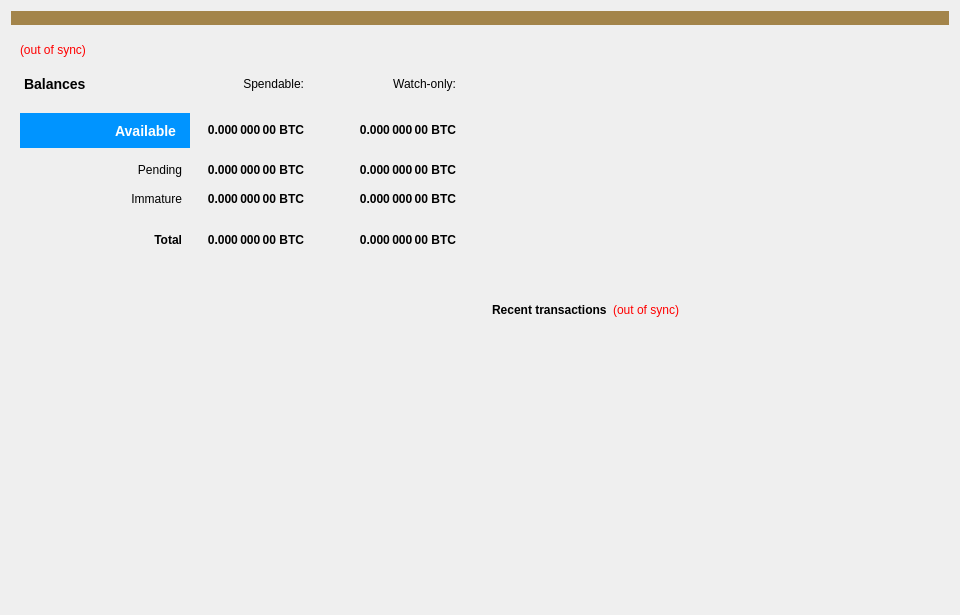
<?xml version="1.0" encoding="UTF-8"?>
<ui version="4.0">
 <class>OverviewPage</class>
 <widget class="QWidget" name="OverviewPage">
  <property name="geometry">
   <rect>
    <x>0</x>
    <y>0</y>
    <width>960</width>
    <height>615</height>
   </rect>
  </property>
  <property name="minimumSize">
   <size>
    <width>960</width>
    <height>0</height>
   </size>
  </property>
  <property name="windowTitle">
   <string>Form</string>
  </property>
  <property name="autoFillBackground">
   <bool>false</bool>
  </property>
  <property name="styleSheet">
   <string notr="true">#OverviewPage {
qproperty-alignment: 'AlignVTop | AlignRight';
border-image: url(:/images/background) 0 0 0 0 no-repeat stretch;
}</string>
  </property>
  <layout class="QVBoxLayout" name="topLayout">
   <item>
    <widget class="QLabel" name="labelAlerts">
     <property name="visible">
      <bool>false</bool>
     </property>
     <property name="styleSheet">
      <string notr="true">background-color: #A3844A; color:#FFF;</string>
     </property>
     <property name="wordWrap">
      <bool>true</bool>
     </property>
     <property name="margin">
      <number>3</number>
     </property>
    </widget>
   </item>
   <item>
    <layout class="QHBoxLayout" name="horizontalLayout" stretch="1,1">
     <item>
      <layout class="QVBoxLayout" name="leftSide">
       <item>
        <widget class="QFrame" name="frame">
         <property name="styleSheet">
          <string notr="true">background-color: transparent;</string>
         </property>
         <property name="frameShape">
          <enum>QFrame::NoFrame</enum>
         </property>
         <property name="frameShadow">
          <enum>QFrame::Plain</enum>
         </property>
         <layout class="QVBoxLayout" name="verticalLayout_4">
          <item>
           <layout class="QHBoxLayout" name="balanceLabelLayout">
            <item>
             <widget class="QLabel" name="labelWalletStatus">
              <property name="cursor">
               <cursorShape>WhatsThisCursor</cursorShape>
              </property>
              <property name="toolTip">
               <string>The displayed information may be out of date. Your wallet automatically synchronizes with the cougar network after a connection is established, but this process has not completed yet.</string>
              </property>
              <property name="styleSheet">
               <string notr="true">QLabel { color: red; }</string>
              </property>
              <property name="text">
               <string notr="true">(out of sync)</string>
              </property>
              <property name="alignment">
               <set>Qt::AlignLeading|Qt::AlignLeft|Qt::AlignVCenter</set>
              </property>
             </widget>
            </item>
            <item>
             <spacer name="horizontalSpacer_3">
              <property name="orientation">
               <enum>Qt::Horizontal</enum>
              </property>
              <property name="sizeHint" stdset="0">
               <size>
                <width>40</width>
                <height>20</height>
               </size>
              </property>
             </spacer>
            </item>
           </layout>
          </item>
          <item>
           <layout class="QGridLayout" name="balanceTable">
            <property name="spacing">
             <number>12</number>
            </property>
            <item row="2" column="2">
             <widget class="QLabel" name="labelWatchPending">
              <property name="font">
               <font>
                <weight>75</weight>
                <bold>true</bold>
               </font>
              </property>
              <property name="cursor">
               <cursorShape>IBeamCursor</cursorShape>
              </property>
              <property name="toolTip">
               <string>Unconfirmed transactions to watch-only addresses</string>
              </property>
              <property name="text">
               <string notr="true">0.000 000 00 BTC</string>
              </property>
              <property name="alignment">
               <set>Qt::AlignRight|Qt::AlignTrailing|Qt::AlignVCenter</set>
              </property>
              <property name="textInteractionFlags">
               <set>Qt::LinksAccessibleByMouse|Qt::TextSelectableByKeyboard|Qt::TextSelectableByMouse</set>
              </property>
             </widget>
            </item>
            <item row="2" column="1">
             <widget class="QLabel" name="labelUnconfirmed">
              <property name="font">
               <font>
                <weight>75</weight>
                <bold>true</bold>
               </font>
              </property>
              <property name="cursor">
               <cursorShape>IBeamCursor</cursorShape>
              </property>
              <property name="toolTip">
               <string>Total of transactions that have yet to be confirmed, and do not yet count toward the spendable balance</string>
              </property>
              <property name="text">
               <string notr="true">0.000 000 00 BTC</string>
              </property>
              <property name="alignment">
               <set>Qt::AlignRight|Qt::AlignTrailing|Qt::AlignVCenter</set>
              </property>
              <property name="textInteractionFlags">
               <set>Qt::LinksAccessibleByMouse|Qt::TextSelectableByKeyboard|Qt::TextSelectableByMouse</set>
              </property>
             </widget>
            </item>
            <item row="3" column="2">
             <widget class="QLabel" name="labelWatchImmature">
              <property name="font">
               <font>
                <weight>75</weight>
                <bold>true</bold>
               </font>
              </property>
              <property name="cursor">
               <cursorShape>IBeamCursor</cursorShape>
              </property>
              <property name="toolTip">
               <string>Staked or masternode rewards in watch-only addresses that has not yet matured</string>
              </property>
              <property name="text">
               <string notr="true">0.000 000 00 BTC</string>
              </property>
              <property name="alignment">
               <set>Qt::AlignRight|Qt::AlignTrailing|Qt::AlignVCenter</set>
              </property>
              <property name="textInteractionFlags">
               <set>Qt::LinksAccessibleByMouse|Qt::TextSelectableByKeyboard|Qt::TextSelectableByMouse</set>
              </property>
             </widget>
            </item>
            <item row="4" column="0" colspan="2">
             <widget class="Line" name="lineSpendableBalance">
              <property name="orientation">
               <enum>Qt::Horizontal</enum>
              </property>
             </widget>
            </item>
            <item row="4" column="2">
             <widget class="Line" name="lineWatchBalance">
              <property name="sizePolicy">
               <sizepolicy hsizetype="Preferred" vsizetype="Fixed">
                <horstretch>0</horstretch>
                <verstretch>0</verstretch>
               </sizepolicy>
              </property>
              <property name="minimumSize">
               <size>
                <width>140</width>
                <height>0</height>
               </size>
              </property>
              <property name="orientation">
               <enum>Qt::Horizontal</enum>
              </property>
             </widget>
            </item>
            <item row="5" column="0">
             <widget class="QLabel" name="labelTotalText">
              <property name="styleSheet">
               <string notr="true">padding-right: 10px; font-weight: bold;</string>
              </property>
              <property name="text">
               <string>Total</string>
              </property>
              <property name="alignment">
               <set>Qt::AlignRight|Qt::AlignTrailing|Qt::AlignVCenter</set>
              </property>
             </widget>
            </item>
            <item row="3" column="1">
             <widget class="QLabel" name="labelImmature">
              <property name="font">
               <font>
                <weight>75</weight>
                <bold>true</bold>
               </font>
              </property>
              <property name="cursor">
               <cursorShape>IBeamCursor</cursorShape>
              </property>
              <property name="toolTip">
               <string>Staked or masternode rewards that has not yet matured</string>
              </property>
              <property name="text">
               <string notr="true">0.000 000 00 BTC</string>
              </property>
              <property name="alignment">
               <set>Qt::AlignRight|Qt::AlignTrailing|Qt::AlignVCenter</set>
              </property>
              <property name="textInteractionFlags">
               <set>Qt::LinksAccessibleByMouse|Qt::TextSelectableByKeyboard|Qt::TextSelectableByMouse</set>
              </property>
             </widget>
            </item>
            <item row="2" column="3">
             <spacer name="horizontalSpacer_2">
              <property name="orientation">
               <enum>Qt::Horizontal</enum>
              </property>
              <property name="sizeHint" stdset="0">
               <size>
                <width>40</width>
                <height>20</height>
               </size>
              </property>
             </spacer>
            </item>
            <item row="3" column="0">
             <widget class="QLabel" name="labelImmatureText">
              <property name="styleSheet">
               <string notr="true">padding-right: 10px;</string>
              </property>
              <property name="text">
               <string>Immature</string>
              </property>
              <property name="alignment">
               <set>Qt::AlignRight|Qt::AlignTrailing|Qt::AlignVCenter</set>
              </property>
             </widget>
            </item>
            <item row="5" column="1">
             <widget class="QLabel" name="labelTotal">
              <property name="font">
               <font>
                <weight>75</weight>
                <bold>true</bold>
               </font>
              </property>
              <property name="cursor">
               <cursorShape>IBeamCursor</cursorShape>
              </property>
              <property name="toolTip">
               <string>Your current total balance</string>
              </property>
              <property name="text">
               <string notr="true">0.000 000 00 BTC</string>
              </property>
              <property name="alignment">
               <set>Qt::AlignRight|Qt::AlignTrailing|Qt::AlignVCenter</set>
              </property>
              <property name="textInteractionFlags">
               <set>Qt::LinksAccessibleByMouse|Qt::TextSelectableByKeyboard|Qt::TextSelectableByMouse</set>
              </property>
             </widget>
            </item>
            <item row="5" column="2">
             <widget class="QLabel" name="labelWatchTotal">
              <property name="font">
               <font>
                <weight>75</weight>
                <bold>true</bold>
               </font>
              </property>
              <property name="cursor">
               <cursorShape>IBeamCursor</cursorShape>
              </property>
              <property name="toolTip">
               <string>Current total balance in watch-only addresses</string>
              </property>
              <property name="text">
               <string notr="true">0.000 000 00 BTC</string>
              </property>
              <property name="alignment">
               <set>Qt::AlignRight|Qt::AlignTrailing|Qt::AlignVCenter</set>
              </property>
              <property name="textInteractionFlags">
               <set>Qt::LinksAccessibleByMouse|Qt::TextSelectableByKeyboard|Qt::TextSelectableByMouse</set>
              </property>
             </widget>
            </item>
            <item row="0" column="2">
             <widget class="QLabel" name="labelWatchonly">
              <property name="text">
               <string>Watch-only:</string>
              </property>
              <property name="alignment">
               <set>Qt::AlignRight|Qt::AlignTrailing|Qt::AlignVCenter</set>
              </property>
             </widget>
            </item>
            <item row="1" column="0">
             <widget class="QLabel" name="labelBalanceText">
              <property name="styleSheet">
               <string notr="true">qproperty-alignment: 'AlignVCenter | AlignRight';
min-width:160px;
background-color:#0094FF;
color:#fff;
font-weight:bold;
margin-right:5px;
padding-right:10px;
font-weight:bold;
font-size:14px;
min-height:35px;
</string>
              </property>
              <property name="text">
               <string>Available</string>
              </property>
              <property name="alignment">
               <set>Qt::AlignRight|Qt::AlignTrailing|Qt::AlignVCenter</set>
              </property>
             </widget>
            </item>
            <item row="1" column="1">
             <widget class="QLabel" name="labelBalance">
              <property name="font">
               <font>
                <weight>75</weight>
                <bold>true</bold>
               </font>
              </property>
              <property name="cursor">
               <cursorShape>IBeamCursor</cursorShape>
              </property>
              <property name="toolTip">
               <string>Your current spendable balance</string>
              </property>
              <property name="text">
               <string notr="true">0.000 000 00 BTC</string>
              </property>
              <property name="alignment">
               <set>Qt::AlignRight|Qt::AlignTrailing|Qt::AlignVCenter</set>
              </property>
              <property name="textInteractionFlags">
               <set>Qt::LinksAccessibleByMouse|Qt::TextSelectableByKeyboard|Qt::TextSelectableByMouse</set>
              </property>
             </widget>
            </item>
            <item row="1" column="2">
             <widget class="QLabel" name="labelWatchAvailable">
              <property name="font">
               <font>
                <weight>75</weight>
                <bold>true</bold>
               </font>
              </property>
              <property name="cursor">
               <cursorShape>IBeamCursor</cursorShape>
              </property>
              <property name="toolTip">
               <string>Your current balance in watch-only addresses</string>
              </property>
              <property name="text">
               <string notr="true">0.000 000 00 BTC</string>
              </property>
              <property name="alignment">
               <set>Qt::AlignRight|Qt::AlignTrailing|Qt::AlignVCenter</set>
              </property>
              <property name="textInteractionFlags">
               <set>Qt::LinksAccessibleByMouse|Qt::TextSelectableByKeyboard|Qt::TextSelectableByMouse</set>
              </property>
             </widget>
            </item>
            <item row="2" column="0">
             <widget class="QLabel" name="labelPendingText">
              <property name="styleSheet">
               <string notr="true">padding-right: 10px;</string>
              </property>
              <property name="text">
               <string>Pending</string>
              </property>
              <property name="alignment">
               <set>Qt::AlignRight|Qt::AlignTrailing|Qt::AlignVCenter</set>
              </property>
             </widget>
            </item>
            <item row="0" column="1">
             <widget class="QLabel" name="labelSpendable">
              <property name="text">
               <string>Spendable:</string>
              </property>
              <property name="alignment">
               <set>Qt::AlignRight|Qt::AlignTrailing|Qt::AlignVCenter</set>
              </property>
             </widget>
            </item>
            <item row="0" column="0">
             <widget class="QLabel" name="label">
              <property name="styleSheet">
               <string notr="true">qproperty-alignment: 'AlignVCenter | AlignRight';
min-width:160px;
margin-right:5px;
padding-right:10px;
font-weight:bold;
font-size:14px;
min-height:35px;</string>
              </property>
              <property name="text">
               <string>Balances</string>
              </property>
             </widget>
            </item>
           </layout>
          </item>
          <item>
           <spacer name="verticalSpacer">
            <property name="orientation">
             <enum>Qt::Vertical</enum>
            </property>
            <property name="sizeHint" stdset="0">
             <size>
              <width>20</width>
              <height>40</height>
             </size>
            </property>
           </spacer>
          </item>
         </layout>
        </widget>
       </item>
       <item>
        <widget class="QLabel" name="labelLogo">
         <property name="minimumSize">
          <size>
           <width>464</width>
           <height>215</height>
          </size>
         </property>
         <property name="maximumSize">
          <size>
           <width>16777215</width>
           <height>215</height>
          </size>
         </property>
         <property name="styleSheet">
          <string notr="true">qproperty-alignment: 'AlignVBottom | AlignLeft';
background-image: url(':/images/cougarlogo_name');
background-repeat: no-repeat;
font-weight: bold;</string>
         </property>
         <property name="text">
          <string/>
         </property>
         <property name="alignment">
          <set>Qt::AlignLeading|Qt::AlignLeft|Qt::AlignVCenter</set>
         </property>
         <property name="margin">
          <number>5</number>
         </property>
        </widget>
       </item>
      </layout>
     </item>
     <item>
      <layout class="QVBoxLayout" name="rightSide">
       <item>
        <widget class="QFrame" name="frame_2">
         <property name="styleSheet">
          <string notr="true"/>
         </property>
         <property name="frameShape">
          <enum>QFrame::NoFrame</enum>
         </property>
         <property name="frameShadow">
          <enum>QFrame::Plain</enum>
         </property>
         <layout class="QVBoxLayout" name="verticalLayout">
          <property name="topMargin">
           <number>0</number>
          </property>
          <property name="rightMargin">
           <number>0</number>
          </property>
          <property name="bottomMargin">
           <number>9</number>
          </property>
          <item>
           <spacer name="verticalSpacer_2">
            <property name="orientation">
             <enum>Qt::Vertical</enum>
            </property>
            <property name="sizeType">
             <enum>QSizePolicy::Expanding</enum>
            </property>
            <property name="sizeHint" stdset="0">
             <size>
              <width>20</width>
              <height>40</height>
             </size>
            </property>
           </spacer>
          </item>
          <item>
           <layout class="QHBoxLayout" name="horizontalLayout_2">
            <item>
             <widget class="QLabel" name="label_4">
              <property name="font">
               <font>
                <weight>75</weight>
                <bold>true</bold>
               </font>
              </property>
              <property name="text">
               <string>Recent transactions</string>
              </property>
             </widget>
            </item>
            <item>
             <widget class="QLabel" name="labelTransactionsStatus">
              <property name="cursor">
               <cursorShape>WhatsThisCursor</cursorShape>
              </property>
              <property name="toolTip">
               <string>The displayed information may be out of date. Your wallet automatically synchronizes with the cougar network after a connection is established, but this process has not completed yet.</string>
              </property>
              <property name="styleSheet">
               <string notr="true">QLabel { color: red; }</string>
              </property>
              <property name="text">
               <string notr="true">(out of sync)</string>
              </property>
              <property name="alignment">
               <set>Qt::AlignRight|Qt::AlignTrailing|Qt::AlignVCenter</set>
              </property>
             </widget>
            </item>
            <item>
             <spacer name="horizontalSpacer">
              <property name="orientation">
               <enum>Qt::Horizontal</enum>
              </property>
              <property name="sizeHint" stdset="0">
               <size>
                <width>40</width>
                <height>20</height>
               </size>
              </property>
             </spacer>
            </item>
           </layout>
          </item>
          <item>
           <widget class="QListView" name="listTransactions">
            <property name="styleSheet">
             <string notr="true">QListView { background: transparent; }
QListView::item {
  margin-bottom: 50px;
}</string>
            </property>
            <property name="frameShape">
             <enum>QFrame::NoFrame</enum>
            </property>
            <property name="verticalScrollBarPolicy">
             <enum>Qt::ScrollBarAlwaysOff</enum>
            </property>
            <property name="horizontalScrollBarPolicy">
             <enum>Qt::ScrollBarAlwaysOff</enum>
            </property>
            <property name="selectionMode">
             <enum>QAbstractItemView::NoSelection</enum>
            </property>
           </widget>
          </item>
         </layout>
        </widget>
       </item>
      </layout>
     </item>
    </layout>
   </item>
  </layout>
 </widget>
 <resources/>
 <connections/>
</ui>
